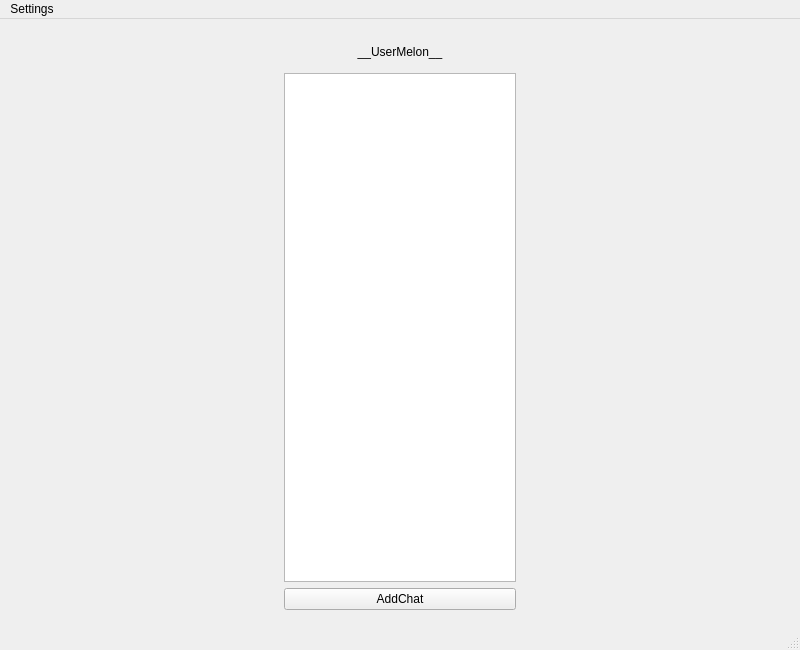
<?xml version="1.0" encoding="UTF-8"?>
<ui version="4.0">
 <class>MainWindow</class>
 <widget class="QMainWindow" name="MainWindow">
  <property name="geometry">
   <rect>
    <x>0</x>
    <y>0</y>
    <width>800</width>
    <height>650</height>
   </rect>
  </property>
  <property name="sizePolicy">
   <sizepolicy hsizetype="Preferred" vsizetype="MinimumExpanding">
    <horstretch>0</horstretch>
    <verstretch>0</verstretch>
   </sizepolicy>
  </property>
  <property name="minimumSize">
   <size>
    <width>800</width>
    <height>600</height>
   </size>
  </property>
  <property name="mouseTracking">
   <bool>true</bool>
  </property>
  <property name="windowTitle">
   <string>The Melon</string>
  </property>
  <property name="tabShape">
   <enum>QTabWidget::Triangular</enum>
  </property>
  <widget class="QWidget" name="centralwidget">
   <property name="sizePolicy">
    <sizepolicy hsizetype="Fixed" vsizetype="Fixed">
     <horstretch>0</horstretch>
     <verstretch>0</verstretch>
    </sizepolicy>
   </property>
   <property name="minimumSize">
    <size>
     <width>500</width>
     <height>500</height>
    </size>
   </property>
   <layout class="QHBoxLayout" name="horizontalLayout_2" stretch="2,0">
    <item>
     <widget class="QWidget" name="ChatsMenuLayout" native="true">
      <property name="enabled">
       <bool>true</bool>
      </property>
      <property name="sizePolicy">
       <sizepolicy hsizetype="Fixed" vsizetype="Expanding">
        <horstretch>0</horstretch>
        <verstretch>0</verstretch>
       </sizepolicy>
      </property>
      <property name="minimumSize">
       <size>
        <width>250</width>
        <height>0</height>
       </size>
      </property>
      <property name="maximumSize">
       <size>
        <width>250</width>
        <height>16777208</height>
       </size>
      </property>
      <layout class="QVBoxLayout" name="verticalLayout_2" stretch="1,5,2">
       <property name="sizeConstraint">
        <enum>QLayout::SetDefaultConstraint</enum>
       </property>
       <item>
        <widget class="QLabel" name="UserName">
         <property name="maximumSize">
          <size>
           <width>16777215</width>
           <height>30</height>
          </size>
         </property>
         <property name="text">
          <string>__UserMelon__</string>
         </property>
         <property name="textFormat">
          <enum>Qt::MarkdownText</enum>
         </property>
         <property name="alignment">
          <set>Qt::AlignCenter</set>
         </property>
        </widget>
       </item>
       <item>
        <widget class="QListWidget" name="ChatList">
         <property name="sizePolicy">
          <sizepolicy hsizetype="Preferred" vsizetype="MinimumExpanding">
           <horstretch>0</horstretch>
           <verstretch>0</verstretch>
          </sizepolicy>
         </property>
         <property name="minimumSize">
          <size>
           <width>0</width>
           <height>300</height>
          </size>
         </property>
         <property name="mouseTracking">
          <bool>false</bool>
         </property>
         <property name="focusPolicy">
          <enum>Qt::StrongFocus</enum>
         </property>
         <property name="contextMenuPolicy">
          <enum>Qt::PreventContextMenu</enum>
         </property>
         <property name="autoFillBackground">
          <bool>true</bool>
         </property>
         <property name="sizeAdjustPolicy">
          <enum>QAbstractScrollArea::AdjustIgnored</enum>
         </property>
         <property name="verticalScrollMode">
          <enum>QAbstractItemView::ScrollPerPixel</enum>
         </property>
         <property name="horizontalScrollMode">
          <enum>QAbstractItemView::ScrollPerPixel</enum>
         </property>
         <property name="resizeMode">
          <enum>QListView::Fixed</enum>
         </property>
        </widget>
       </item>
       <item>
        <widget class="QPushButton" name="AddChatButton">
         <property name="sizePolicy">
          <sizepolicy hsizetype="Preferred" vsizetype="Fixed">
           <horstretch>0</horstretch>
           <verstretch>0</verstretch>
          </sizepolicy>
         </property>
         <property name="text">
          <string>AddChat</string>
         </property>
        </widget>
       </item>
      </layout>
     </widget>
    </item>
    <item>
     <layout class="QVBoxLayout" name="ChatPlace"/>
    </item>
   </layout>
  </widget>
  <widget class="QMenuBar" name="menubar">
   <property name="geometry">
    <rect>
     <x>0</x>
     <y>0</y>
     <width>800</width>
     <height>39</height>
    </rect>
   </property>
   <widget class="QMenu" name="menuSettings">
    <property name="title">
     <string>Settings</string>
    </property>
    <widget class="QMenu" name="menuStyle">
     <property name="title">
      <string>Style</string>
     </property>
     <widget class="QMenu" name="menuTheme">
      <property name="title">
       <string>Theme</string>
      </property>
      <addaction name="actionLight"/>
      <addaction name="actionDark"/>
      <addaction name="actionStrange"/>
     </widget>
     <addaction name="menuTheme"/>
    </widget>
    <widget class="QMenu" name="menuProfile">
     <property name="title">
      <string>Profile</string>
     </property>
     <addaction name="actionSet_Name"/>
    </widget>
    <addaction name="menuProfile"/>
    <addaction name="menuStyle"/>
   </widget>
   <addaction name="menuSettings"/>
  </widget>
  <widget class="QStatusBar" name="statusbar"/>
  <action name="actionLight">
   <property name="text">
    <string>Light</string>
   </property>
  </action>
  <action name="actionDark">
   <property name="text">
    <string>Dark</string>
   </property>
  </action>
  <action name="actionSet_Name">
   <property name="text">
    <string>Set Name</string>
   </property>
  </action>
  <action name="actionSet_second_name">
   <property name="text">
    <string>Set second name</string>
   </property>
  </action>
  <action name="actionStrange">
   <property name="text">
    <string>Strange</string>
   </property>
  </action>
 </widget>
 <resources/>
 <connections>
  <connection>
   <sender>AddChatButton</sender>
   <signal>clicked()</signal>
   <receiver>ChatList</receiver>
   <slot>doItemsLayout()</slot>
   <hints>
    <hint type="sourcelabel">
     <x>204</x>
     <y>503</y>
    </hint>
    <hint type="destinationlabel">
     <x>240</x>
     <y>426</y>
    </hint>
   </hints>
  </connection>
 </connections>
</ui>
